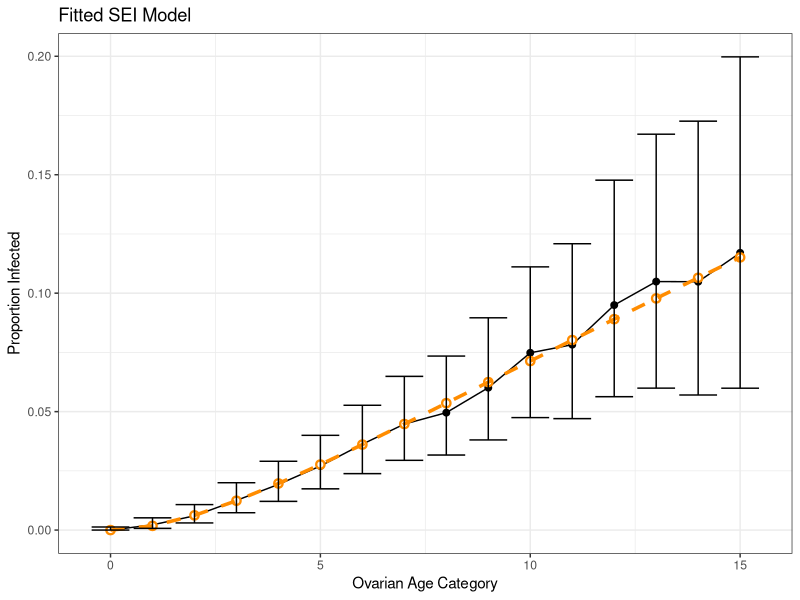

This chart was generated by the following R code:
library(deSolve)
library(dplyr)
library(ggplot2)
library(ellipse)

# Import data -------------------------------------------------------------

#df_C <- read.csv("MMED_C.csv", skip = 1) %>%
# mutate(Species = "C") %>%
#  rename(time = category,
#        N = dissected,
#       I = Infected) %>%
#  mutate(prop_inf = I / N)

df_obs <- read.csv("MMED_C_CI.csv") 


# Parameters --------------------------------------------------------------
disease_params <- function(lambda_null= 0.1,
                           lambda = 0.03,
                           gamma = 0.26,
                           mu = 0.0242,
                           phi = exp(-0.0242 * 9)) {
  return(as.list(environment()))
}

init <- c(S = 1000, E = 0, I = 0)
tseqMonth <- 0:15

# SEI model ---------------------------------------------------------------

SImod <- function(tt, yy, parms) with(c(parms, as.list(yy)), {
  N <- S + E + I
  deriv <- rep(NA, 3)
  deriv[1] <- ifelse(tt == 0,-phi * lambda_null * S, -phi*lambda*S)
  deriv[2] <- ifelse(tt == 0, phi * (lambda_null * S - gamma * E),phi * (lambda * S - gamma * E))
  deriv[3] <- phi * gamma * E
  return(list(deriv))
})

#SEI model as defined by John 


# Simulation --------------------------------------------------------------

simEpidemic <- function(init, tseq = tseqMonth, modFunction = SImod, parms = disease_params()) {
  simDat <- as.data.frame(lsoda(init, tseq, modFunction, parms = parms))
  return(simDat)
}



# Negative log-likelihood ------------------------------------------------
nllikelihood <- function(parms, obsDat = df_obs) {
  simDat <- simEpidemic(init, tseq = obsDat$time, parms = parms)
  pt <- simDat$I / (simDat$S + simDat$E + simDat$I + 1e-10) #avoid 0 denominator
  pt <- pmin(pmax(pt, 1e-10), 1 - 1e-10)  # restrict probabilities
  nlls <- -dbinom(obsDat$I, size = obsDat$N, prob = pt, log = TRUE)
  return(sum(nlls))
}
#before: nllikelihood() just used obs$I/obs$N (not model output!)



# Parameter substitution function -----------------------------------------
subsParms <- function(fit.params, fixed.params = disease_params()) {
  within(fixed.params, {
    loggedParms <- names(fit.params)[grepl('log_', names(fit.params))]
    unloggedParms <- names(fit.params)[!grepl('log_', names(fit.params))]
    for(nm in unloggedParms) assign(nm, as.numeric(fit.params[nm]))
    for(nm in loggedParms) assign(gsub('log_', '', nm), exp(as.numeric(fit.params[nm])))
    rm(nm, loggedParms, unloggedParms)
  })
}


# Object function ---------------------------------------------------------

objFXN <- function(fit.params, fixed.params = disease_params(), obsDat = df_obs) {
  parms <- subsParms(fit.params, fixed.params)
  nllikelihood(parms, obsDat = obsDat)
}



# Initial parameter guesses ----------------------------------------------
guess.params <- c(log_lambda_null = log(0.1), log_lambda = log(0.03), log_gamma = log(0.3))


# Optimisations -----------------------------------------------------------

optim.sann <- optim(par = guess.params,
                    fn = objFXN,
                    method = "SANN",
                    control = list(trace = 3, maxit = 150),
                    fixed.params = disease_params(),
                    obsDat = df_obs,
                    # add hessian = T
                    hessian = T)

optim.final <- optim(par = optim.sann$par,
                     fn = objFXN,
                     method = "Nelder-Mead",
                     control = list(trace = 3, maxit = 800, reltol = 1e-7),
                     hessian = TRUE,
                     fixed.params = disease_params(),
                     obsDat = df_obs)

MLEfits <- optim.final$par
exp(unname(MLEfits))  

# Plot --------------------------------------------------------------------

fitted_df <- simEpidemic(init, tseq = tseqMonth, parms = subsParms(MLEfits, disease_params())) %>%
  mutate(predicted = I / (S + E + I)) %>%
  select(time, predicted)

df_plot <- df_obs %>%
  mutate(prop_inf = I / N) %>%
  left_join(fitted_df, by = "time")  # merge on time

ggplot(df_plot, aes(x = time)) +
  geom_point(aes(y = prop_inf), color = "black", size = 2) +
  geom_line(aes(y = prop_inf), color = "black") +
  geom_point(shape = 21, aes(y = predicted), color = "darkorange", fill = "white", size = 2, stroke = 1.2) +
  geom_line(aes(y = predicted), color = "darkorange", linetype = "dashed", linewidth = 1.2) +
  geom_errorbar(aes(y = prop_inf, ymin = Lower_CI, ymax = Upper_CI ))+
  labs(title = "Fitted SEI Model",
       x = "Ovarian Age Category",
       y = "Proportion Infected") +
  theme_bw()

# Contour plots -----------------------------------------------------------

fisherInfMatrix <- solve(optim.final$hessian)  

#ell <- ellipse(fisherInfMatrix, centre = MLEfits, level = 0.95)
#ell_exp <- exp(ell)
#ell_exp

lambda_hat <- exp(MLEfits['log_lambda'])
gamma_hat <- exp(MLEfits['log_gamma'])
lambda_null_hat <- exp(MLEfits['log_lambda_null'])
gamma_hat
lambda_hat
lambda_null_hat

#plot(1, 1, type = 'n', log = 'xy',
 #    xlim = c(0.005,0.035), ylim = c(0.05,2.5),
   #  las = 1,
  #   xlab = expression(lambda), ylab = expression(gamma),
    # main = "-log(likelihood) contours", bty = "n")

#points(lambda_hat, gamma_hat, pch = 16, cex = 2, col = 'black')
#lines(ell_exp)
#legend("topright", c('MLE', '95% Confidence Region'), lty = c(NA, 1), pch = c(16, NA),
       #col = c('black', 'black'), bg = 'white', bty = 'n')

# Parameter CIs -----------------------------------------------------------

fisherInfMatrix <- solve(optim.final$hessian)
log_se <- sqrt(diag(fisherInfMatrix))


log_lambda_hat <- MLEfits["log_lambda"]
log_gamma_hat <- MLEfits["log_gamma"]
log_lambda_null_hat <- MLEfits["log_lambda_null"]

ci_log_lambda <- c(log_lambda_hat - 1.96 * log_se["log_lambda"],
                   log_lambda_hat + 1.96 * log_se["log_lambda"])

ci_log_gamma <- c(log_gamma_hat - 1.96 * log_se["log_gamma"],
                  log_gamma_hat + 1.96 * log_se["log_gamma"])

ci_lambda <- exp(ci_log_lambda)
ci_gamma <- exp(ci_log_gamma)

lambda_hat <- exp(log_lambda_hat)
gamma_hat <- exp(log_gamma_hat)
lambda_null_hat <-exp(log_lambda_null_hat)
lambda_hat 
gamma_hat 
lambda_null_hat
cat("lambda_hat:", lambda_hat, "\n")
cat("95% CI for lambda:", round(ci_lambda, 5), "\n\n")

cat("gamma_hat:", gamma_hat, "\n")
cat("95% CI for gamma:", round(ci_gamma, 5), "\n")


# AIC



log_likelihood <- -nllikelihood(parms = disease_params(lambda = lambda_hat  , gamma = gamma_hat, lambda_null = lambda_null_hat), obsDat = df_obs)

num_pars <- 2
traditional_AIC <- -2 *log_likelihood + 2*(num_pars)
traditional_AIC



# Parameter CIs -----------------------------------------------------------

#Lambda
library(stats)

profile_log_lambda <- function(log_lambda_val, log_lambda_null_hat, log_gamma_hat) {
  fit <- optim(par = c(log_lambda_null = log_lambda_null_hat, log_gamma = log_gamma_hat),
               fn = function(p) {
                 full_params <- c(log_lambda = log_lambda_val,
                                  log_lambda_null = p[1],
                                  log_gamma = p[2])
                 objFXN(fit.params = full_params)
               },
               method = "Nelder-Mead", control = list(maxit = 300))
  return(fit$value)
}


log_lambda_hat <- MLEfits["log_lambda"]
log_lambda_null_hat <- MLEfits["log_lambda_null"]
log_gamma_hat <- MLEfits["log_gamma"]

exp(log_lambda_hat) 
exp(log_lambda_null_hat) 
exp(log_gamma_hat) 

log_lambda_vals <- seq(log_lambda_hat - 2, log_lambda_hat + 2, length.out = 50)
loglik_vals <- sapply(log_lambda_vals, profile_log_lambda, 
                      log_lambda_null_hat = log_lambda_null_hat, 
                      log_gamma_hat = log_gamma_hat)

LLmin <- min(loglik_vals)
threshold <- LLmin + 1.92  # 95% CI cutoff for 1 parameter

valid_idx <- which(loglik_vals < threshold)
ci_log_lambda <- range(log_lambda_vals[valid_idx])
ci_lambda <- exp(ci_log_lambda)

cat("95% CI for lambda (profile likelihood):", round(ci_lambda, 5), "\n")

#Lambda_null
profile_log_lambda_null <- function(log_lambda_null_val, log_lambda_hat, log_gamma_hat) {
  fit <- optim(par = c(log_lambda = log_lambda_hat, log_gamma = log_gamma_hat),
               fn = function(p) {
                 full_params <- c(log_lambda = p[1],
                                  log_lambda_null = log_lambda_null_val,
                                  log_gamma = p[2])
                 objFXN(fit.params = full_params)
               },
               method = "Nelder-Mead", control = list(maxit = 300))
  return(fit$value)
}

log_lambda_null_vals <- seq(log_lambda_null_hat - 2, log_lambda_null_hat + 2, length.out = 50)
loglik_lambda_null_vals <- sapply(log_lambda_null_vals, profile_log_lambda_null, 
                                  log_lambda_hat = log_lambda_hat, 
                                  log_gamma_hat = log_gamma_hat)

LLmin_lambda_null <- min(loglik_lambda_null_vals)
threshold_lambda_null <- LLmin_lambda_null + 1.92

valid_idx_null <- which(loglik_lambda_null_vals < threshold_lambda_null)
ci_log_lambda_null <- range(log_lambda_null_vals[valid_idx_null])
ci_lambda_null <- exp(ci_log_lambda_null)

cat("95% CI for lambda_null (profile likelihood):", round(ci_lambda_null, 5), "\n\n")


#Gamma
profile_log_gamma <- function(log_gamma_val, log_lambda_hat, log_lambda_null_hat) {
  fit <- optim(par = c(log_lambda = log_lambda_hat, log_lambda_null = log_lambda_null_hat),
               fn = function(p) {
                 full_params <- c(log_lambda = p[1],
                                  log_lambda_null = p[2],
                                  log_gamma = log_gamma_val)
                 objFXN(fit.params = full_params)
               },
               method = "Nelder-Mead", control = list(maxit = 300))
  return(fit$value)
}

log_gamma_vals <- seq(log_gamma_hat - 2, log_gamma_hat + 2, length.out = 50)
loglik_gamma_vals <- sapply(log_gamma_vals, profile_log_gamma, 
                            log_lambda_hat = log_lambda_hat, 
                            log_lambda_null_hat = log_lambda_null_hat)

LLmin_gamma <- min(loglik_gamma_vals)
threshold_gamma <- LLmin_gamma + 1.92

valid_idx_gamma <- which(loglik_gamma_vals < threshold_gamma)
ci_log_gamma <- range(log_gamma_vals[valid_idx_gamma])
ci_gamma <- exp(ci_log_gamma)

cat("95% CI for gamma (profile likelihood):", round(ci_gamma, 5), "\n")
